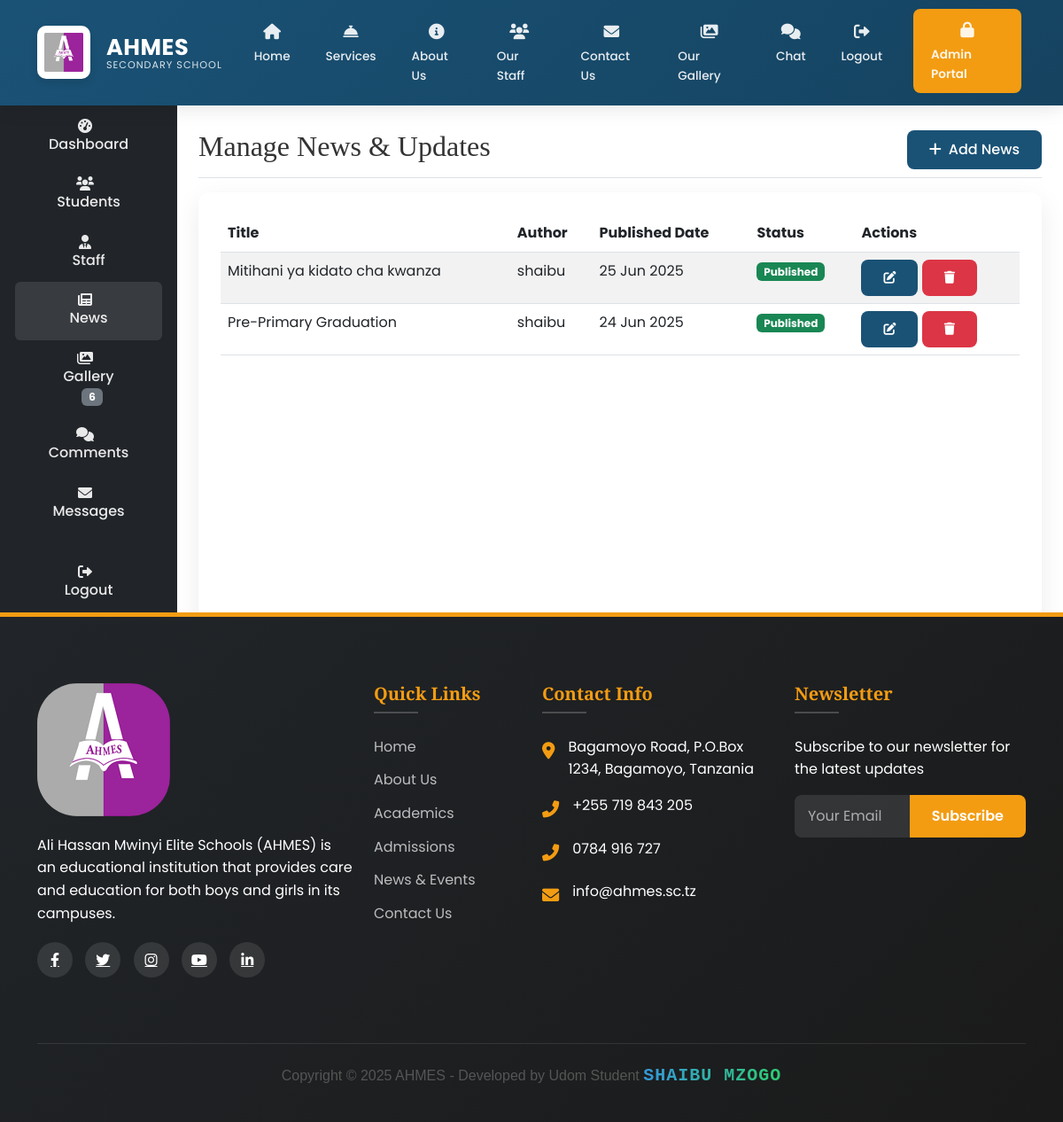
The page /ad/news/ (signed in) on the database as committed earlier.
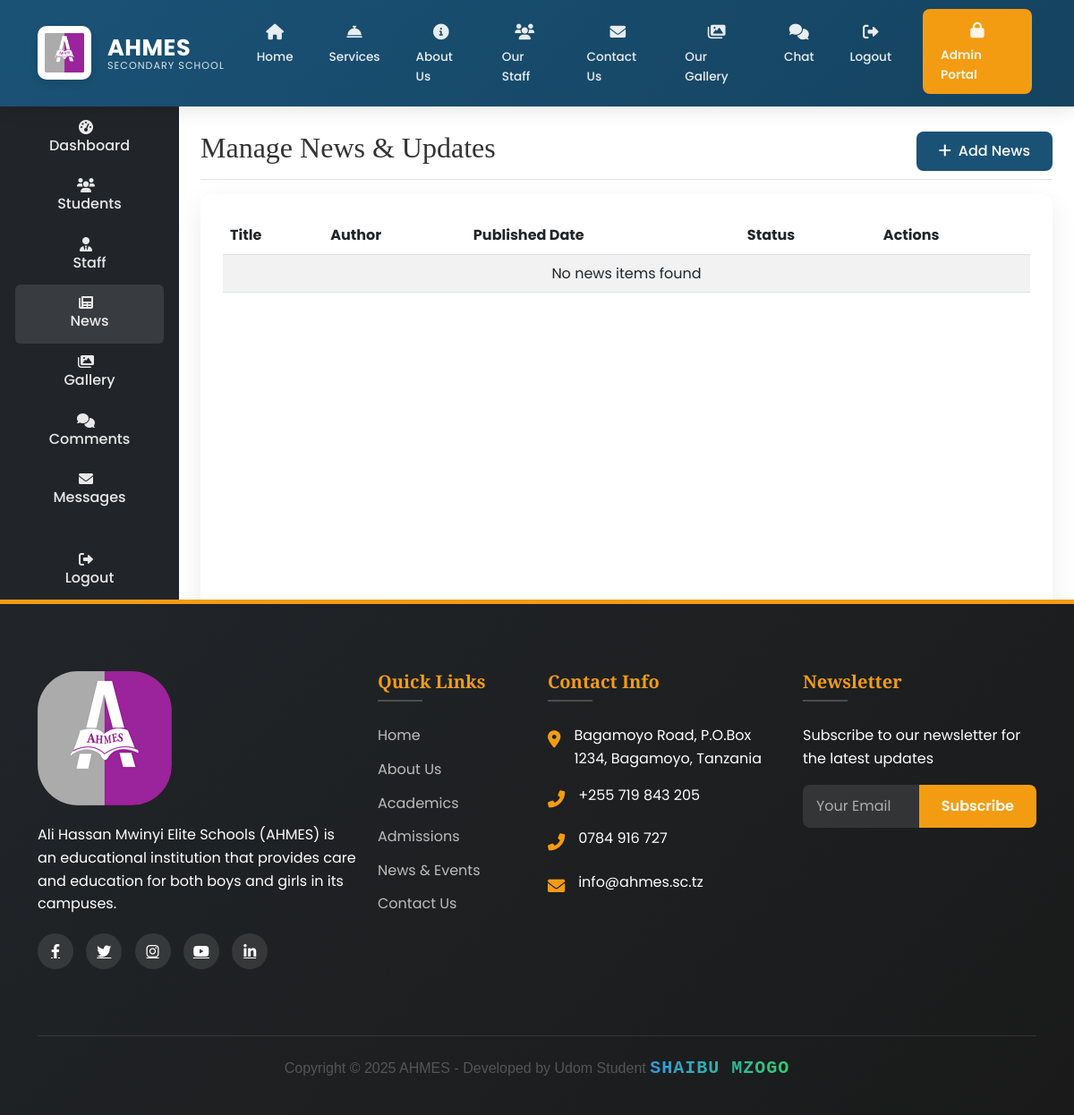
The same page on the database as committed later.
### main/models.py (models this page shows, shortened)
class News(models.Model):
    title = models.CharField(max_length=200)
    content = models.TextField()
    image = models.ImageField(upload_to='news/')
    author = models.ForeignKey(
        User,
        on_delete=models.CASCADE,
        related_name='news_posts'
    )
    published_date = models.DateTimeField(auto_now_add=True)
    updated_date = models.DateTimeField(auto_now=True)
    is_published = models.BooleanField(default=True)
    class Meta:
        ordering = ['-published_date']
        verbose_name = 'News'
        verbose_name_plural = 'News'

class User(AbstractUser):
    is_admin = models.BooleanField(default=False)
    is_staff_member = models.BooleanField(default=False)
    groups = models.ManyToManyField(
        Group,
        verbose_name=_('groups'),
        blank=True,
        help_text=_(
            'The groups this user belongs to. A user will get all permissions '
            'granted to each of their groups.'
        ),
        related_name="custom_user_set",
        related_query_name="user",
    )
    user_permissions = models.ManyToManyField(
        Permission,
        verbose_name=_('user permissions'),
        blank=True,
        help_text=_('Specific permissions for this user.'),
        related_name="custom_user_set",
        related_query_name="user",
    )
    class Meta:
        swappable = 'AUTH_USER_MODEL'
        db_table = 'auth_user'  # Optional: keeps the same table name as default User

### main/views.py (the view)
# urls.py: path('ad/news/', views.manage_news, name='manage_news'),
@login_required
@user_passes_test(is_admin)
def manage_news(request):
    news_items = News.objects.all().order_by('-published_date')
    return render(request, 'main/manage_news.html', {'news_items': news_items})

### main/context_processors.py (called while the page is built)
def admin_counts(request):
    if request.user.is_authenticated and request.user.is_admin:
        return {
            'pending_comments': Comment.objects.filter(is_approved=False).count(),
            'gallery_count': Gallery.objects.count(),
        }
    return {}

### main/views.py (called while the page is built)
def is_admin(user):
    return user.is_authenticated and user.is_admin

### main/templates/main/manage_news.html
{% extends 'main/base.html' %}
{% load static %}
{% block content %}
<div class="container-fluid">
  <div class="row">
    {% include 'main/sidebar.html' %}
    <main class="col-md-9 ms-sm-auto col-lg-10 px-md-4 py-4">
      <div class="d-flex justify-content-between flex-wrap flex-md-nowrap align-items-center pt-3 pb-2 mb-3 border-bottom">
        <h1 class="h2">Manage News & Updates</h1>
        <div class="btn-toolbar mb-2 mb-md-0">
          <a href="{% url 'add_news' %}" class="btn btn-primary">
            <i class="fas fa-plus me-1"></i> Add News
          </a>
        </div>
      </div>
      <div class="card">
        <div class="card-body">
          <div class="table-responsive">
            <table class="table table-striped table-hover">
              <thead>
                <tr>
                  <th>Title</th>
                  <th>Author</th>
                  <th>Published Date</th>
                  <th>Status</th>
                  <th>Actions</th>
                </tr>
              </thead>
              <tbody>
                {% for news in news_items %}
                <tr>
                  <td>{{ news.title }}</td>
                  <td>{{ news.author.username }}</td>
                  <td>{{ news.published_date|date:"d M Y" }}</td>
                  <td>
                    {% if news.is_published %}
                    <span class="badge bg-success">Published</span>
                    {% else %}
                    <span class="badge bg-warning text-dark">Draft</span>
                    {% endif %}
                  </td>
                  <td>
                    <a href="{% url 'edit_news' news.pk %}" class="btn btn-sm btn-primary">
                      <i class="fas fa-edit"></i>
                    </a>
                    <a href="{% url 'delete_news' news.pk %}" class="btn btn-sm btn-danger">
                      <i class="fas fa-trash"></i>
                    </a>
                  </td>
                </tr>
                {% empty %}
                <tr>
                  <td colspan="5" class="text-center">No news items found</td>
                </tr>
                {% endfor %}
              </tbody>
            </table>
          </div>
        </div>
      </div>
    </main>
  </div>
</div>
{% endblock %}

Rows that differ between the two databases and show on the page:
removed News: title "Mitihani ya kidato cha kwanza", author.username "shaibu", published_date "25 Jun 2025", is_published "Published"
removed News: title "Pre-Primary Graduation", author.username "shaibu", published_date "24 Jun 2025", is_published "Published"
Other text that changed with them:
{{ gallery_count }}: "6" → (not shown)
text now shown: "No news items found"
